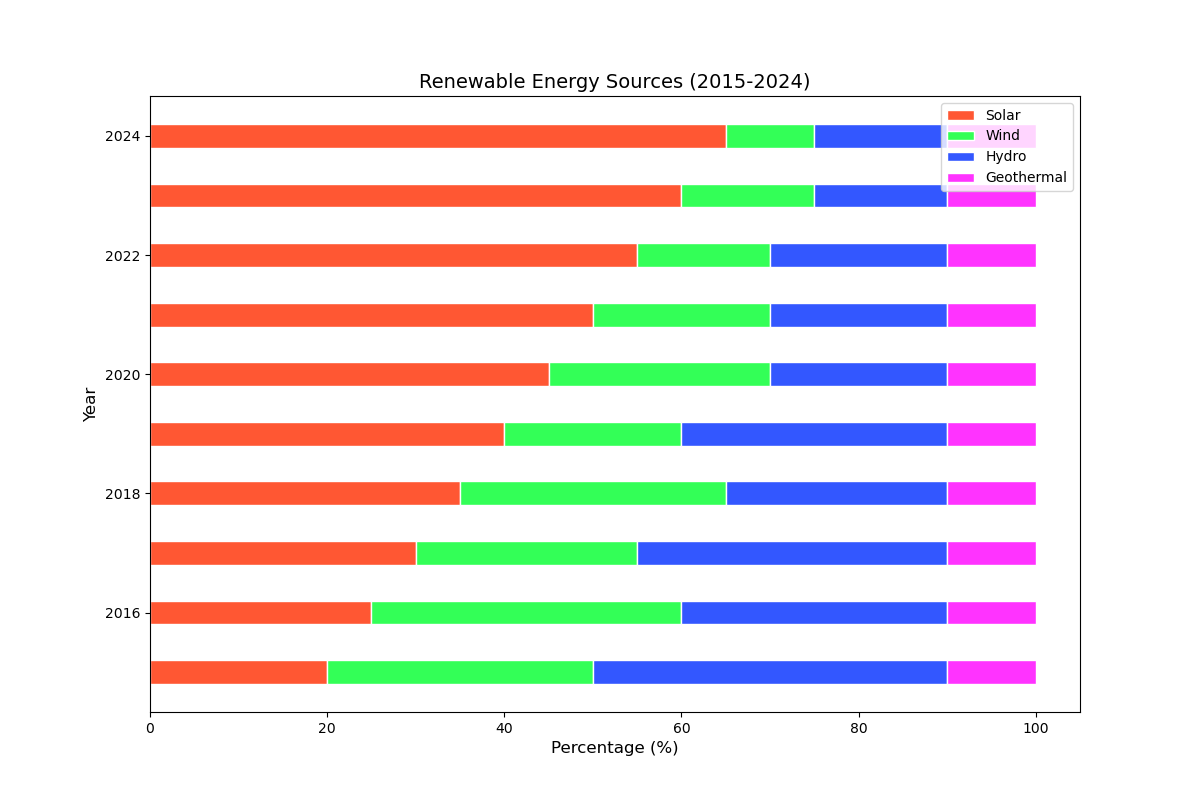

The script that drew this image:
import matplotlib.pyplot as plt
import pandas as pd

# Data
data = {
    'Year': [2015, 2016, 2017, 2018, 2019, 2020, 2021, 2022, 2023, 2024],
    'Solar': [20, 25, 30, 35, 40, 45, 50, 55, 60, 65],
    'Wind': [30, 35, 25, 30, 20, 25, 20, 15, 15, 10],
    'Hydro': [40, 30, 35, 25, 30, 20, 20, 20, 15, 15],
    'Geothermal': [10, 10, 10, 10, 10, 10, 10, 10, 10, 10]
}

df = pd.DataFrame(data)

# Normalize the data to 100% for stacking
totals = df.iloc[:, 1:].sum(axis=1)
df_normalized = df.copy()
df_normalized.iloc[:, 1:] = df.iloc[:, 1:].div(totals, 0) * 100

# Plot
fig, ax = plt.subplots(figsize=(12, 8))
bar_width = 0.4

ax.barh(df['Year'], df_normalized['Solar'], color='#FF5733', edgecolor='white', height=bar_width, label='Solar')
ax.barh(df['Year'], df_normalized['Wind'], left=df_normalized['Solar'], color='#33FF57', edgecolor='white', height=bar_width, label='Wind')
ax.barh(df['Year'], df_normalized['Hydro'], left=df_normalized['Solar'] + df_normalized['Wind'], color='#3357FF', edgecolor='white', height=bar_width, label='Hydro')
ax.barh(df['Year'], df_normalized['Geothermal'], left=df_normalized['Solar'] + df_normalized['Wind'] + df_normalized['Hydro'], color='#FF33FF', edgecolor='white', height=bar_width, label='Geothermal')

# Title and labels
ax.set_title('Renewable Energy Sources (2015-2024)', fontsize=14)
ax.set_xlabel('Percentage (%)', fontsize=12)
ax.set_ylabel('Year', fontsize=12)
ax.legend(loc='upper right')

plt.show()
